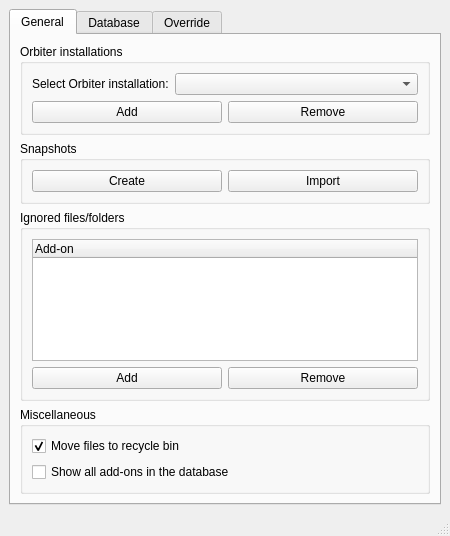
<?xml version="1.0" encoding="UTF-8"?>
<ui version="4.0">
 <class>SettingsWindow</class>
 <widget class="QMainWindow" name="SettingsWindow">
  <property name="geometry">
   <rect>
    <x>0</x>
    <y>0</y>
    <width>450</width>
    <height>536</height>
   </rect>
  </property>
  <property name="windowTitle">
   <string>Settings - Orbiter Addons Manager</string>
  </property>
  <widget class="QWidget" name="centralwidget">
   <layout class="QVBoxLayout" name="verticalLayout">
    <item>
     <widget class="QTabWidget" name="tabWidget">
      <property name="currentIndex">
       <number>0</number>
      </property>
      <widget class="QWidget" name="generalTab">
       <attribute name="title">
        <string>General</string>
       </attribute>
       <layout class="QVBoxLayout" name="verticalLayout_3">
        <item>
         <widget class="QGroupBox" name="orbiterBox">
          <property name="title">
           <string>Orbiter installations</string>
          </property>
          <layout class="QVBoxLayout" name="verticalLayout_2">
           <item>
            <layout class="QHBoxLayout" name="selectLayout">
             <item>
              <widget class="QLabel" name="pathsLabel">
               <property name="sizePolicy">
                <sizepolicy hsizetype="Minimum" vsizetype="Preferred">
                 <horstretch>0</horstretch>
                 <verstretch>0</verstretch>
                </sizepolicy>
               </property>
               <property name="text">
                <string>Select Orbiter installation:</string>
               </property>
              </widget>
             </item>
             <item>
              <widget class="QComboBox" name="pathsCombo">
               <property name="sizePolicy">
                <sizepolicy hsizetype="MinimumExpanding" vsizetype="Fixed">
                 <horstretch>0</horstretch>
                 <verstretch>0</verstretch>
                </sizepolicy>
               </property>
              </widget>
             </item>
            </layout>
           </item>
           <item>
            <layout class="QHBoxLayout" name="buttonsLayout">
             <item>
              <widget class="QPushButton" name="addPathButton">
               <property name="toolTip">
                <string/>
               </property>
               <property name="statusTip">
                <string>Add an Orbiter installation</string>
               </property>
               <property name="text">
                <string>Add</string>
               </property>
              </widget>
             </item>
             <item>
              <widget class="QPushButton" name="removePathButton">
               <property name="toolTip">
                <string/>
               </property>
               <property name="statusTip">
                <string>Remove the selected Orbiter installation</string>
               </property>
               <property name="text">
                <string>Remove</string>
               </property>
              </widget>
             </item>
            </layout>
           </item>
          </layout>
         </widget>
        </item>
        <item>
         <widget class="QGroupBox" name="snapBox">
          <property name="title">
           <string>Snapshots</string>
          </property>
          <layout class="QHBoxLayout" name="horizontalLayout">
           <item>
            <widget class="QPushButton" name="createButton">
             <property name="toolTip">
              <string/>
             </property>
             <property name="statusTip">
              <string>Create a snapshot</string>
             </property>
             <property name="text">
              <string>Create</string>
             </property>
            </widget>
           </item>
           <item>
            <widget class="QPushButton" name="importButton">
             <property name="toolTip">
              <string/>
             </property>
             <property name="statusTip">
              <string>Import a snapshot</string>
             </property>
             <property name="text">
              <string>Import</string>
             </property>
            </widget>
           </item>
          </layout>
         </widget>
        </item>
        <item>
         <widget class="QGroupBox" name="ignoredGroup">
          <property name="title">
           <string>Ignored files/folders</string>
          </property>
          <layout class="QVBoxLayout" name="verticalLayout_5">
           <item>
            <widget class="QTreeWidget" name="ignoredTree">
             <column>
              <property name="text">
               <string>Add-on</string>
              </property>
             </column>
            </widget>
           </item>
           <item>
            <layout class="QHBoxLayout" name="ignoredButtonsLayout">
             <item>
              <widget class="QPushButton" name="addIgnButton">
               <property name="statusTip">
                <string>Add an ignored file/folder</string>
               </property>
               <property name="text">
                <string>Add</string>
               </property>
              </widget>
             </item>
             <item>
              <widget class="QPushButton" name="removeIgnButton">
               <property name="statusTip">
                <string>Remove the selected file/folder</string>
               </property>
               <property name="text">
                <string>Remove</string>
               </property>
              </widget>
             </item>
            </layout>
           </item>
          </layout>
         </widget>
        </item>
        <item>
         <widget class="QGroupBox" name="miscGroup">
          <property name="title">
           <string>Miscellaneous</string>
          </property>
          <layout class="QVBoxLayout" name="verticalLayout_6">
           <item>
            <widget class="QCheckBox" name="trashCheck">
             <property name="text">
              <string>Move files to recycle bin</string>
             </property>
             <property name="checked">
              <bool>true</bool>
             </property>
            </widget>
           </item>
           <item>
            <widget class="QCheckBox" name="showCheck">
             <property name="text">
              <string>Show all add-ons in the database</string>
             </property>
            </widget>
           </item>
          </layout>
         </widget>
        </item>
       </layout>
      </widget>
      <widget class="QWidget" name="dbTab">
       <attribute name="title">
        <string>Database</string>
       </attribute>
       <layout class="QVBoxLayout" name="verticalLayout_4">
        <item>
         <widget class="QTreeWidget" name="dbTree">
          <column>
           <property name="text">
            <string>Add-ons</string>
           </property>
          </column>
         </widget>
        </item>
        <item>
         <layout class="QHBoxLayout" name="dbButtonsLayout">
          <item>
           <widget class="QPushButton" name="addEntryButton">
            <property name="toolTip">
             <string/>
            </property>
            <property name="statusTip">
             <string>Add an add-on to the database</string>
            </property>
            <property name="text">
             <string>Add</string>
            </property>
           </widget>
          </item>
          <item>
           <widget class="QPushButton" name="removeEntryButton">
            <property name="toolTip">
             <string/>
            </property>
            <property name="statusTip">
             <string>Remove the selected add-on from the database</string>
            </property>
            <property name="text">
             <string>Remove</string>
            </property>
           </widget>
          </item>
         </layout>
        </item>
        <item>
         <widget class="QPushButton" name="editEntryButton">
          <property name="toolTip">
           <string/>
          </property>
          <property name="statusTip">
           <string>Edit the selected add-on</string>
          </property>
          <property name="text">
           <string>Edit</string>
          </property>
         </widget>
        </item>
       </layout>
      </widget>
      <widget class="QWidget" name="overTab">
       <attribute name="title">
        <string>Override</string>
       </attribute>
       <layout class="QVBoxLayout" name="verticalLayout_7">
        <item>
         <widget class="QTreeWidget" name="overTree">
          <property name="columnCount">
           <number>2</number>
          </property>
          <column>
           <property name="text">
            <string>Add-on</string>
           </property>
          </column>
          <column>
           <property name="text">
            <string>Override add-on</string>
           </property>
          </column>
         </widget>
        </item>
        <item>
         <layout class="QHBoxLayout" name="overButtonLayout">
          <item>
           <widget class="QPushButton" name="addOverButton">
            <property name="text">
             <string>Add</string>
            </property>
           </widget>
          </item>
          <item>
           <widget class="QPushButton" name="remOverButton">
            <property name="text">
             <string>Remove</string>
            </property>
           </widget>
          </item>
         </layout>
        </item>
       </layout>
      </widget>
     </widget>
    </item>
   </layout>
  </widget>
  <widget class="QStatusBar" name="statusbar"/>
 </widget>
 <resources/>
 <connections/>
</ui>
